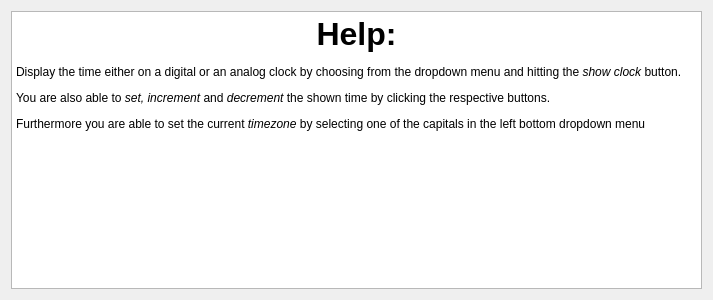
<?xml version="1.0" encoding="UTF-8"?>
<ui version="4.0">
 <class>HelpWindow</class>
 <widget class="QDialog" name="HelpWindow">
  <property name="geometry">
   <rect>
    <x>0</x>
    <y>0</y>
    <width>713</width>
    <height>300</height>
   </rect>
  </property>
  <property name="windowTitle">
   <string>Help</string>
  </property>
  <layout class="QVBoxLayout" name="verticalLayout">
   <item>
    <widget class="QTextBrowser" name="textBrowser">
     <property name="html">
      <string>&lt;!DOCTYPE HTML PUBLIC &quot;-//W3C//DTD HTML 4.0//EN&quot; &quot;http://www.w3.org/TR/REC-html40/strict.dtd&quot;&gt;
&lt;html&gt;&lt;head&gt;&lt;meta name=&quot;qrichtext&quot; content=&quot;1&quot; /&gt;&lt;style type=&quot;text/css&quot;&gt;
p, li { white-space: pre-wrap; }
&lt;/style&gt;&lt;/head&gt;&lt;body style=&quot; font-family:'Sans Serif'; font-size:9pt; font-weight:400; font-style:normal;&quot;&gt;
&lt;p align=&quot;center&quot; style=&quot; margin-top:0px; margin-bottom:0px; margin-left:0px; margin-right:0px; -qt-block-indent:0; text-indent:0px;&quot;&gt;&lt;span style=&quot; font-size:24pt; font-weight:600;&quot;&gt;Help:&lt;/span&gt;&lt;/p&gt;
&lt;p style=&quot; margin-top:12px; margin-bottom:12px; margin-left:0px; margin-right:0px; -qt-block-indent:0; text-indent:0px;&quot;&gt;Display the time either on a digital or an analog clock by choosing from the dropdown menu and hitting the &lt;span style=&quot; font-style:italic;&quot;&gt;show clock&lt;/span&gt; button.&lt;/p&gt;
&lt;p style=&quot; margin-top:12px; margin-bottom:12px; margin-left:0px; margin-right:0px; -qt-block-indent:0; text-indent:0px;&quot;&gt;You are also able to &lt;span style=&quot; font-style:italic;&quot;&gt;set, increment&lt;/span&gt; and &lt;span style=&quot; font-style:italic;&quot;&gt;decrement&lt;/span&gt; the shown time by clicking the respective buttons.&lt;/p&gt;
&lt;p style=&quot; margin-top:12px; margin-bottom:12px; margin-left:0px; margin-right:0px; -qt-block-indent:0; text-indent:0px;&quot;&gt;Furthermore you are able to set the current &lt;span style=&quot; font-style:italic;&quot;&gt;timezone&lt;/span&gt; by selecting one of the capitals in the left bottom dropdown menu&lt;br /&gt;&lt;/p&gt;&lt;/body&gt;&lt;/html&gt;</string>
     </property>
    </widget>
   </item>
  </layout>
 </widget>
 <resources/>
 <connections/>
</ui>
